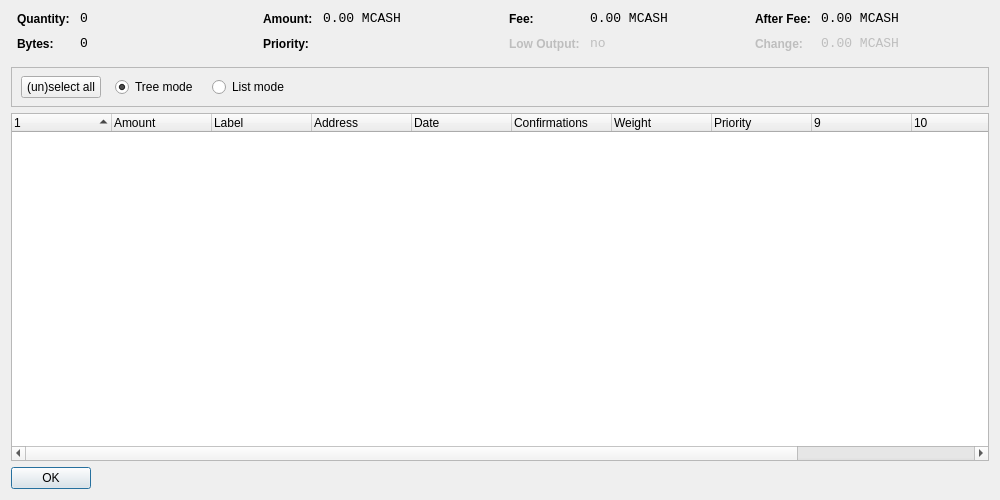
<?xml version="1.0" encoding="UTF-8"?>
<ui version="4.0">
 <class>CoinControlDialog</class>
 <widget class="QWidget" name="CoinControlDialog">
  <property name="geometry">
   <rect>
    <x>0</x>
    <y>0</y>
    <width>1000</width>
    <height>500</height>
   </rect>
  </property>
  <property name="windowTitle">
   <string>Coin Control</string>
  </property>
  <layout class="QVBoxLayout" name="verticalLayout">
   <item>
    <layout class="QHBoxLayout" name="horizontalLayoutTop" stretch="0,0,0,0">
     <property name="topMargin">
      <number>0</number>
     </property>
     <property name="bottomMargin">
      <number>10</number>
     </property>
     <item>
      <layout class="QFormLayout" name="formLayoutCoinControl1">
       <property name="horizontalSpacing">
        <number>10</number>
       </property>
       <property name="verticalSpacing">
        <number>10</number>
       </property>
       <property name="leftMargin">
        <number>6</number>
       </property>
       <property name="rightMargin">
        <number>6</number>
       </property>
       <item row="0" column="0">
        <widget class="QLabel" name="labelCoinControlQuantityText">
         <property name="styleSheet">
          <string notr="true">font-weight:bold;</string>
         </property>
         <property name="text">
          <string>Quantity:</string>
         </property>
        </widget>
       </item>
       <item row="0" column="1">
        <widget class="QLabel" name="labelCoinControlQuantity">
         <property name="font">
          <font>
           <family>Monospace</family>
           <pointsize>10</pointsize>
          </font>
         </property>
         <property name="cursor">
          <cursorShape>IBeamCursor</cursorShape>
         </property>
         <property name="contextMenuPolicy">
          <enum>Qt::ActionsContextMenu</enum>
         </property>
         <property name="text">
          <string notr="true">0</string>
         </property>
         <property name="textInteractionFlags">
          <set>Qt::LinksAccessibleByMouse|Qt::TextSelectableByKeyboard|Qt::TextSelectableByMouse</set>
         </property>
        </widget>
       </item>
       <item row="1" column="0">
        <widget class="QLabel" name="labelCoinControlBytesText">
         <property name="styleSheet">
          <string notr="true">font-weight:bold;</string>
         </property>
         <property name="text">
          <string>Bytes:</string>
         </property>
        </widget>
       </item>
       <item row="1" column="1">
        <widget class="QLabel" name="labelCoinControlBytes">
         <property name="font">
          <font>
           <family>Monospace</family>
           <pointsize>10</pointsize>
          </font>
         </property>
         <property name="cursor">
          <cursorShape>IBeamCursor</cursorShape>
         </property>
         <property name="contextMenuPolicy">
          <enum>Qt::ActionsContextMenu</enum>
         </property>
         <property name="text">
          <string notr="true">0</string>
         </property>
         <property name="textInteractionFlags">
          <set>Qt::LinksAccessibleByMouse|Qt::TextSelectableByKeyboard|Qt::TextSelectableByMouse</set>
         </property>
        </widget>
       </item>
      </layout>
     </item>
     <item>
      <layout class="QFormLayout" name="formLayoutCoinControl2">
       <property name="horizontalSpacing">
        <number>10</number>
       </property>
       <property name="verticalSpacing">
        <number>10</number>
       </property>
       <property name="leftMargin">
        <number>6</number>
       </property>
       <property name="rightMargin">
        <number>6</number>
       </property>
       <item row="0" column="0">
        <widget class="QLabel" name="labelCoinControlAmountText">
         <property name="styleSheet">
          <string notr="true">font-weight:bold;</string>
         </property>
         <property name="text">
          <string>Amount:</string>
         </property>
        </widget>
       </item>
       <item row="0" column="1">
        <widget class="QLabel" name="labelCoinControlAmount">
         <property name="font">
          <font>
           <family>Monospace</family>
           <pointsize>10</pointsize>
          </font>
         </property>
         <property name="cursor">
          <cursorShape>IBeamCursor</cursorShape>
         </property>
         <property name="contextMenuPolicy">
          <enum>Qt::ActionsContextMenu</enum>
         </property>
         <property name="text">
          <string notr="true">0.00 MCASH</string>
         </property>
         <property name="textInteractionFlags">
          <set>Qt::LinksAccessibleByMouse|Qt::TextSelectableByKeyboard|Qt::TextSelectableByMouse</set>
         </property>
        </widget>
       </item>
       <item row="1" column="0">
        <widget class="QLabel" name="labelCoinControlPriorityText">
         <property name="styleSheet">
          <string notr="true">font-weight:bold;</string>
         </property>
         <property name="text">
          <string>Priority:</string>
         </property>
        </widget>
       </item>
       <item row="1" column="1">
        <widget class="QLabel" name="labelCoinControlPriority">
         <property name="font">
          <font>
           <family>Monospace</family>
           <pointsize>10</pointsize>
          </font>
         </property>
         <property name="cursor">
          <cursorShape>IBeamCursor</cursorShape>
         </property>
         <property name="contextMenuPolicy">
          <enum>Qt::ActionsContextMenu</enum>
         </property>
         <property name="text">
          <string/>
         </property>
         <property name="textInteractionFlags">
          <set>Qt::LinksAccessibleByMouse|Qt::TextSelectableByKeyboard|Qt::TextSelectableByMouse</set>
         </property>
        </widget>
       </item>
      </layout>
     </item>
     <item>
      <layout class="QFormLayout" name="formLayoutCoinControl3">
       <property name="horizontalSpacing">
        <number>10</number>
       </property>
       <property name="verticalSpacing">
        <number>10</number>
       </property>
       <property name="leftMargin">
        <number>6</number>
       </property>
       <property name="rightMargin">
        <number>6</number>
       </property>
       <item row="0" column="0">
        <widget class="QLabel" name="labelCoinControlFeeText">
         <property name="styleSheet">
          <string notr="true">font-weight:bold;</string>
         </property>
         <property name="text">
          <string>Fee:</string>
         </property>
        </widget>
       </item>
       <item row="0" column="1">
        <widget class="QLabel" name="labelCoinControlFee">
         <property name="font">
          <font>
           <family>Monospace</family>
           <pointsize>10</pointsize>
          </font>
         </property>
         <property name="cursor">
          <cursorShape>IBeamCursor</cursorShape>
         </property>
         <property name="contextMenuPolicy">
          <enum>Qt::ActionsContextMenu</enum>
         </property>
         <property name="text">
          <string notr="true">0.00 MCASH</string>
         </property>
         <property name="textInteractionFlags">
          <set>Qt::LinksAccessibleByMouse|Qt::TextSelectableByKeyboard|Qt::TextSelectableByMouse</set>
         </property>
        </widget>
       </item>
       <item row="1" column="0">
        <widget class="QLabel" name="labelCoinControlLowOutputText">
         <property name="enabled">
          <bool>false</bool>
         </property>
         <property name="styleSheet">
          <string notr="true">font-weight:bold;</string>
         </property>
         <property name="text">
          <string>Low Output:</string>
         </property>
        </widget>
       </item>
       <item row="1" column="1">
        <widget class="QLabel" name="labelCoinControlLowOutput">
         <property name="enabled">
          <bool>false</bool>
         </property>
         <property name="font">
          <font>
           <family>Monospace</family>
           <pointsize>10</pointsize>
          </font>
         </property>
         <property name="cursor">
          <cursorShape>IBeamCursor</cursorShape>
         </property>
         <property name="contextMenuPolicy">
          <enum>Qt::ActionsContextMenu</enum>
         </property>
         <property name="text">
          <string>no</string>
         </property>
         <property name="textInteractionFlags">
          <set>Qt::LinksAccessibleByMouse|Qt::TextSelectableByKeyboard|Qt::TextSelectableByMouse</set>
         </property>
        </widget>
       </item>
      </layout>
     </item>
     <item>
      <layout class="QFormLayout" name="formLayoutCoinControl4">
       <property name="horizontalSpacing">
        <number>10</number>
       </property>
       <property name="verticalSpacing">
        <number>10</number>
       </property>
       <property name="leftMargin">
        <number>6</number>
       </property>
       <property name="rightMargin">
        <number>6</number>
       </property>
       <item row="0" column="0">
        <widget class="QLabel" name="labelCoinControlAfterFeeText">
         <property name="styleSheet">
          <string notr="true">font-weight:bold;</string>
         </property>
         <property name="text">
          <string>After Fee:</string>
         </property>
        </widget>
       </item>
       <item row="0" column="1">
        <widget class="QLabel" name="labelCoinControlAfterFee">
         <property name="font">
          <font>
           <family>Monospace</family>
           <pointsize>10</pointsize>
          </font>
         </property>
         <property name="cursor">
          <cursorShape>IBeamCursor</cursorShape>
         </property>
         <property name="contextMenuPolicy">
          <enum>Qt::ActionsContextMenu</enum>
         </property>
         <property name="text">
          <string notr="true">0.00 MCASH</string>
         </property>
         <property name="textInteractionFlags">
          <set>Qt::LinksAccessibleByMouse|Qt::TextSelectableByKeyboard|Qt::TextSelectableByMouse</set>
         </property>
        </widget>
       </item>
       <item row="1" column="0">
        <widget class="QLabel" name="labelCoinControlChangeText">
         <property name="enabled">
          <bool>false</bool>
         </property>
         <property name="styleSheet">
          <string notr="true">font-weight:bold;</string>
         </property>
         <property name="text">
          <string>Change:</string>
         </property>
        </widget>
       </item>
       <item row="1" column="1">
        <widget class="QLabel" name="labelCoinControlChange">
         <property name="enabled">
          <bool>false</bool>
         </property>
         <property name="font">
          <font>
           <family>Monospace</family>
           <pointsize>10</pointsize>
          </font>
         </property>
         <property name="cursor">
          <cursorShape>IBeamCursor</cursorShape>
         </property>
         <property name="contextMenuPolicy">
          <enum>Qt::ActionsContextMenu</enum>
         </property>
         <property name="text">
          <string notr="true">0.00 MCASH</string>
         </property>
         <property name="textInteractionFlags">
          <set>Qt::LinksAccessibleByMouse|Qt::TextSelectableByKeyboard|Qt::TextSelectableByMouse</set>
         </property>
        </widget>
       </item>
      </layout>
     </item>
    </layout>
   </item>
   <item>
    <widget class="QFrame" name="frame">
     <property name="minimumSize">
      <size>
       <width>0</width>
       <height>40</height>
      </size>
     </property>
     <property name="frameShape">
      <enum>QFrame::StyledPanel</enum>
     </property>
     <property name="frameShadow">
      <enum>QFrame::Sunken</enum>
     </property>
     <widget class="QWidget" name="horizontalLayoutWidget">
      <property name="geometry">
       <rect>
        <x>10</x>
        <y>0</y>
        <width>781</width>
        <height>41</height>
       </rect>
      </property>
      <layout class="QHBoxLayout" name="horizontalLayoutPanel" stretch="0,0,0,0">
       <property name="spacing">
        <number>14</number>
       </property>
       <item>
        <widget class="QPushButton" name="pushButtonSelectAll">
         <property name="sizePolicy">
          <sizepolicy hsizetype="Maximum" vsizetype="Fixed">
           <horstretch>0</horstretch>
           <verstretch>0</verstretch>
          </sizepolicy>
         </property>
         <property name="text">
          <string>(un)select all</string>
         </property>
        </widget>
       </item>
       <item>
        <widget class="QRadioButton" name="radioTreeMode">
         <property name="sizePolicy">
          <sizepolicy hsizetype="Maximum" vsizetype="Fixed">
           <horstretch>0</horstretch>
           <verstretch>0</verstretch>
          </sizepolicy>
         </property>
         <property name="text">
          <string>Tree mode</string>
         </property>
         <property name="checked">
          <bool>true</bool>
         </property>
        </widget>
       </item>
       <item>
        <widget class="QRadioButton" name="radioListMode">
         <property name="sizePolicy">
          <sizepolicy hsizetype="Maximum" vsizetype="Fixed">
           <horstretch>0</horstretch>
           <verstretch>0</verstretch>
          </sizepolicy>
         </property>
         <property name="text">
          <string>List mode</string>
         </property>
        </widget>
       </item>
       <item>
        <spacer name="horizontalSpacer">
         <property name="orientation">
          <enum>Qt::Horizontal</enum>
         </property>
         <property name="sizeHint" stdset="0">
          <size>
           <width>40</width>
           <height>20</height>
          </size>
         </property>
        </spacer>
       </item>
      </layout>
     </widget>
    </widget>
   </item>
   <item>
    <widget class="CoinControlTreeWidget" name="treeWidget">
     <property name="contextMenuPolicy">
      <enum>Qt::CustomContextMenu</enum>
     </property>
     <property name="sortingEnabled">
      <bool>false</bool>
     </property>
     <property name="columnCount">
      <number>12</number>
     </property>
     <attribute name="headerShowSortIndicator" stdset="0">
      <bool>true</bool>
     </attribute>
     <attribute name="headerStretchLastSection">
      <bool>false</bool>
     </attribute>
     <column>
      <property name="text">
       <string/>
      </property>
     </column>
     <column>
      <property name="text">
       <string>Amount</string>
      </property>
     </column>
     <column>
      <property name="text">
       <string>Label</string>
      </property>
     </column>
     <column>
      <property name="text">
       <string>Address</string>
      </property>
     </column>
     <column>
      <property name="text">
       <string>Date</string>
      </property>
     </column>
     <column>
      <property name="text">
       <string>Confirmations</string>
      </property>
      <property name="toolTip">
       <string>Confirmed</string>
      </property>
     </column>
     <column>
      <property name="text">
       <string>Weight</string>
      </property>
     </column>
     <column>
      <property name="text">
       <string>Priority</string>
      </property>
     </column>
     <column>
      <property name="text">
       <string/>
      </property>
     </column>
     <column>
      <property name="text">
       <string/>
      </property>
     </column>
     <column>
      <property name="text">
       <string/>
      </property>
     </column>
     <column>
      <property name="text">
       <string/>
      </property>
     </column>
    </widget>
   </item>
   <item>
    <widget class="QDialogButtonBox" name="buttonBox">
     <property name="sizePolicy">
      <sizepolicy hsizetype="Maximum" vsizetype="Fixed">
       <horstretch>0</horstretch>
       <verstretch>0</verstretch>
      </sizepolicy>
     </property>
     <property name="orientation">
      <enum>Qt::Horizontal</enum>
     </property>
     <property name="standardButtons">
      <set>QDialogButtonBox::Ok</set>
     </property>
    </widget>
   </item>
  </layout>
 </widget>
 <customwidgets>
  <customwidget>
   <class>CoinControlTreeWidget</class>
   <extends>QTreeWidget</extends>
   <header>coincontroltreewidget.h</header>
  </customwidget>
 </customwidgets>
 <resources/>
 <connections/>
</ui>
